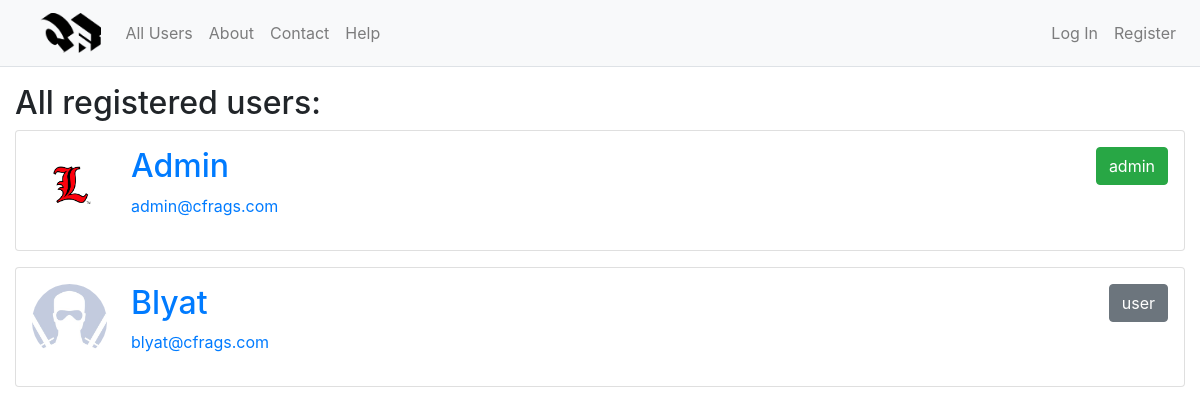
The app's page /allusers, older data.
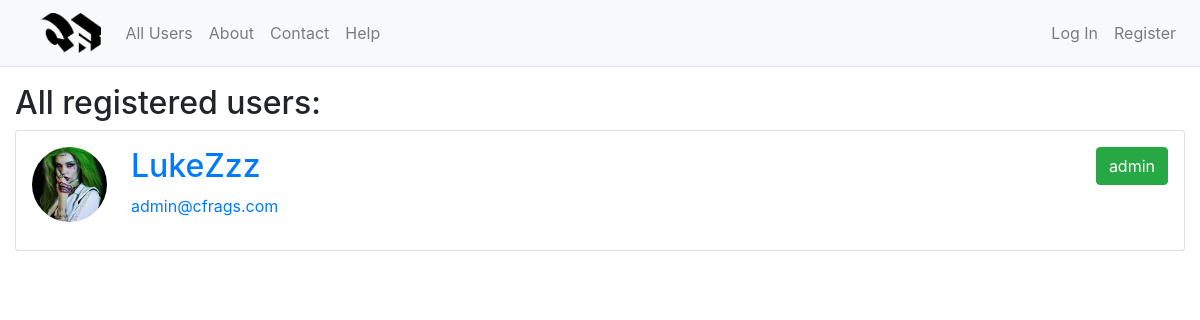
The same page, newer data.
### website/models.py (models this page shows, shortened)
class User(db.Model, UserMixin):
    id = db.Column(db.Integer, primary_key=True)
    username = db.Column(db.String(20), unique=True, nullable=False)
    email = db.Column(db.String(120), unique=True, nullable=False)
    image_file = db.Column(db.String(20), nullable=False, default='default.jpg')
    password = db.Column(db.String(60), nullable=False)
    posts = db.relationship('Post', backref='author', lazy=True)
    liked_comments = db.relationship('CommentLike', backref='user', lazy=True)
    liked_posts = db.relationship('PostLike', backref='user', lazy=True)

### website/users/routes.py (the view)
@users.route("/allusers")
def all_users():
    users = User.query.all()
    if users:
        return render_template("users.html", users=users)
    else:
        flash('There are no users registered!', 'warning')
        return redirect(url_for('main.home'))

### website/templates/users.html (shortened to what this page needs)
{% extends "layout.html" %}
{% block content %}
<div class="col-12">
  <h2>All registered users:</h2>
  {% for user in users %}
	<div class="card w-100 mb-3 p-3">
      <div class="media">
        <img style="height:75px;width:75px;object-fit:cover;" class="rounded-circle account-img mr-4" src="{{ url_for('static', filename='profile_pics/' + user.image_file) }}">
        <div class="media-body h-100">
          <h2 class="account-heading"><a href="{{ url_for('users.user', username=user.username) }}">{{ user.username }}</a></h2>
          <p class="text-secondary">
            <a href="mailto:user.email">{{ user.email }}</a>
          </p>
        </div>
		{% if user.id == 1%}
			<div class="btn btn-success">admin</div>
		{% else %}
			<div class="btn btn-secondary ml-3">user</div>
		{% endif %}
      </div>
    </div>
  {% endfor %}
</div>
{% endblock content %}

### website/templates/layout.html (shortened to what this page needs)
<!DOCTYPE html>
<html lang="en" dir="ltr">
  <head>
    <link rel="stylesheet" href="https://maxcdn.bootstrapcdn.com/bootstrap/4.0.0/css/bootstrap.min.css">
    <link rel="stylesheet" href="{{ url_for('static', filename='master.css') }}">
    <link rel="stylesheet" href="{{ url_for('static', filename='prism.css') }}">
  </head>
  <body>
    {% include "navbar.html" %}
    <div class="container-fluid">
      <div class="row">
        <div class="col-12">
        </div>
        {% block content %}{% endblock %}
      </div>
    </div>
  </body>
</html>

### website/templates/navbar.html (shortened to what this page needs)
<nav class="navbar navbar-expand-md navbar-light bg-light border-bottom mb-3">
  <a class="navbar-brand ml-4" href="{{ url_for('main.home') }}">
    <img src="{{ url_for('static', filename='Logo.png') }}" alt="logo" style="height:40px;">
  </a>
  <div id="navbarNavDropdown" class="navbar-collapse collapse">
    <ul class="navbar-nav w-100">
      <li class="nav-item">
        <a class="nav-link" href="{{ url_for('users.all_users') }}">All Users</a>
      </li>
      <li class="nav-item">
        <a class="nav-link" href="{{ url_for('main.about') }}">About</a>
      </li>
      <li class="nav-item">
        <a class="nav-link" href="{{ url_for('main.contact') }}">Contact</a>
      </li>
      <li class="nav-item">
        <a class="nav-link" href="{{ url_for('main.help') }}">Help</a>
      </li>
      {% if not current_user.is_authenticated %}
        <li class="nav-item  ml-md-auto ml-lg-auto">
          <a class="nav-link" href="{{ url_for('users.login') }}">Log In</a>
        </li>
        <li class="nav-item">
          <a class="nav-link" href="{{ url_for('users.register') }}">Register</a>
        </li>
      {% endif %}
    </ul>
  </div>
</nav>

Row changes from the older to the newer data that the page shows:
removed User: image_file (placeholder picture), username "Blyat", email "blyat@cfrags.com"
changed User "admin@cfrags.com": image_file: a different picture; username "Admin" → "LukeZzz"
